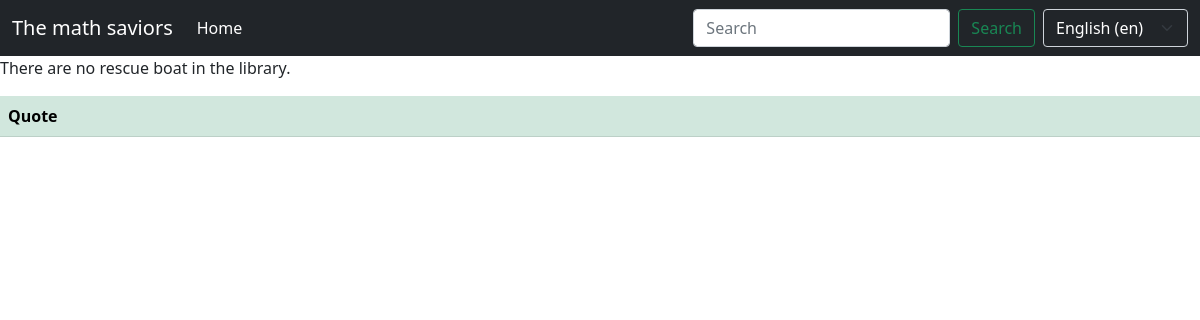
The page /quote_list/ on the database as committed earlier.
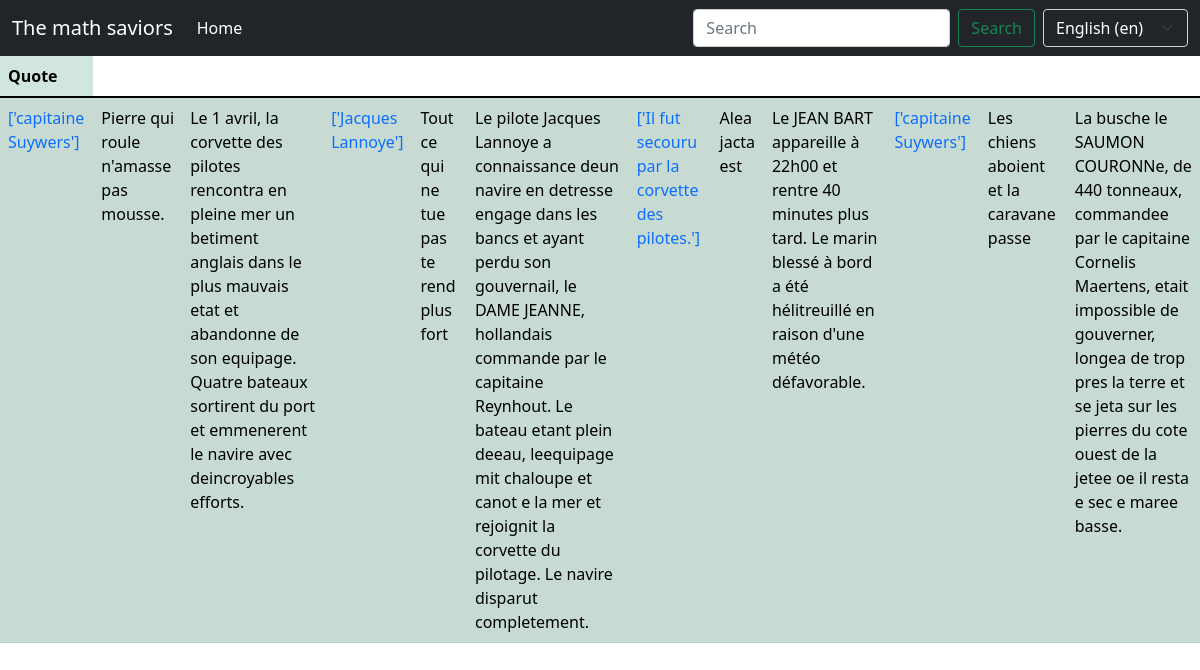
The same page on the database as committed later.
### base_app/models.py (models this page shows, shortened)
class Quote(models.Model):
    has_been_published = models.BooleanField(verbose_name=_("has been published"))
    content = models.TextField(verbose_name=_("quote content"))
    rescue = models.ForeignKey(Rescue, verbose_name=_("rescue"), on_delete=models.SET_NULL, null=True)
    rescuer = models.ForeignKey(Rescuer, verbose_name=_("rescuer"), on_delete=models.SET_NULL, null=True)

class Rescuer(models.Model):
    has_been_published = models.BooleanField(verbose_name=_("has been published"))
    first_name = models.CharField(max_length=100, verbose_name=_("first name"))
    last_name = models.CharField(max_length=100, verbose_name=_("last name"))
    description = models.TextField(max_length=1000, verbose_name=_("description"), null=True)
    medals = models.ManyToManyField(MedalOfHonor, verbose_name=_("medals of honor"), null=True)
    birth_date = models.DateTimeField(verbose_name=_("birth date"), null=True)
    death_date = models.DateTimeField(verbose_name=_("death date"), null=True)
    def __str__(self):
        return self.first_name + " " + self.last_name

class Rescue(models.Model):
    has_been_published = models.BooleanField(verbose_name=_("has been published"))
    rescue_boats = models.ManyToManyField(RescueBoat, verbose_name=_("rescue boats"))
    rescued_boats = models.ManyToManyField(RescuedBoat, verbose_name=_("rescued boats"), null=True)
    rescuers = models.ManyToManyField(Rescuer, verbose_name=_('rescuers'), null=True)
    rescue_date = models.DateTimeField(verbose_name=_("rescue date"))
    number_of_saved_people = models.IntegerField(verbose_name=_("number of saved people"), null=True)
    description = models.TextField(verbose_name=_("description"), null=True)
    def __str__(self):
        return self.description

### base_app/views.py (the view)
# urls.py: path('quote_list/', views.QuoteListView.as_view(), name="quote_list"),
class QuoteListView(ListView):
    model = models.Quote
    template_name = 'list_views/quote_list.html'

### base_app/templates/list_views/quote_list.html
{% extends 'base.html' %}
{% block content %}
    <table class="table table-success  table-striped">
        <thead>
        <tr>
            <th>Quote</th>
        </tr>
        </thead>
        <tbody>
        {% if object_list %}
            <tr>
                {% for quote in object_list %}
                    <td>
                        <a class="text-decoration-none "
                           href="{% url 'base_app:quote_detail' pk=quote.pk %} ">{{ quote.rescuer }}</a>
                    </td>
                    <td>
                        {{ quote.content }}
                    </td>
                    <td>
                        {{ quote.rescue }}
                    </td>
                {% endfor %}
            </tr>
        {% else %}
            <p>There are no rescue boat in the library.</p>
        {% endif %}
        </tbody>
    </table>
{% endblock %}

### templates/base.html (shortened to what this page needs)
{% load static %}
{% load i18n %}
<!DOCTYPE html>
<html lang="en">
<head>
    <link href="https://cdn.jsdelivr.net/npm/bootstrap@5.1.3/dist/css/bootstrap.min.css" rel="stylesheet"
>
</head>
<body>
{% include 'navbar.html' %}
{% block content %}
{% endblock %}
</body>
</html>

### templates/navbar.html (shortened to what this page needs)
{% load i18n %}
<nav class="navbar navbar-expand-lg navbar-dark bg-dark">
    <div class="container-fluid">
        <a class="navbar-brand " href="#">{% trans 'The math saviors' %}</a>
        <div class="collapse navbar-collapse" id="navbarSupportedContent">
            <ul class="navbar-nav me-auto mb-2 mb-lg-0">
                <li class="nav-item">
                    <a class="nav-link active contour" aria-current="page"
                       href="{% url 'base_app:index' %}">{% trans "Home" %}</a>
                </li>
            </ul>
            <form class="d-flex me-2" method="POST" action="{% url 'base_app:search' %}">{% csrf_token %}
                <input class="form-control me-2" type="search" placeholder="{% trans 'Search' %}" name="search_query"
                       aria-label="Search">
                <button class="btn btn-outline-success" type="submit">{% trans 'Search' %}</button>
            </form>
            <form name="traduction_form" class="" action="{% url 'set_language' %}" method="post">{% csrf_token %}
                <select onchange="onChangeLanguage()" name="language"
                        class="form-select bg-dark text-white container pl-5">
                    {% get_current_language as LANGUAGE_CODE %}
                    {% get_available_languages as LANGUAGES %}
                    {% get_language_info_list for LANGUAGES as languages %}
                    {% for language in languages %}
                        <option value="{{ language.code }}"{% if language.code == LANGUAGE_CODE %}
                                selected="selected"{% endif %}>
                            {{ language.name_local }} ({{ language.code }})
                        </option>
                    {% endfor %}
                </select>
            </form>
        </div>
    </div>
</nav>

Rows that differ between the two databases and show on the page:
added Quote: rescuer "['capitaine Suywers']", content "Pierre qui roule n'amasse pas mousse.", rescue "Le 1 avril, la corvette des pilotes rencontra en pleine mer un betiment anglais dans le plus mauvais etat et abandonne de son equipage. Quatre bateaux sortirent du port et emmenerent le navire avec deincroyables efforts."
added Quote: rescuer "['Jacques Lannoye']", content "Tout ce qui ne tue pas te rend plus fort", rescue "Le pilote Jacques Lannoye a connaissance deun navire en detresse engage dans les bancs et ayant perdu son gouvernail, le DAME JEANNE, hollandais commande par le capitaine Reynhout. Le bateau etant plein deeau, leequipage mit chaloupe et canot e la mer et rejoignit la corvette du pilotage. Le navire disparut completement."
added Quote: rescuer "['Il fut secouru par la corvette des pilotes.']", content "Alea jacta est", rescue "Le JEAN BART appareille à 22h00 et rentre 40 minutes plus tard. Le marin blessé à bord a été hélitreuillé en raison d'une météo défavorable."
added Quote: rescuer "['capitaine Suywers']", content "Les chiens aboient et la caravane passe", rescue "La busche le SAUMON COURONNe, de 440 tonneaux, commandee par le capitaine Cornelis Maertens, etait impossible de gouverner, longea de trop pres la terre et se jeta sur les pierres du cote ouest de la jetee oe il resta e sec e maree basse."
Other text that changed with them:
text no longer shown: "There are no rescue boat in the library."
